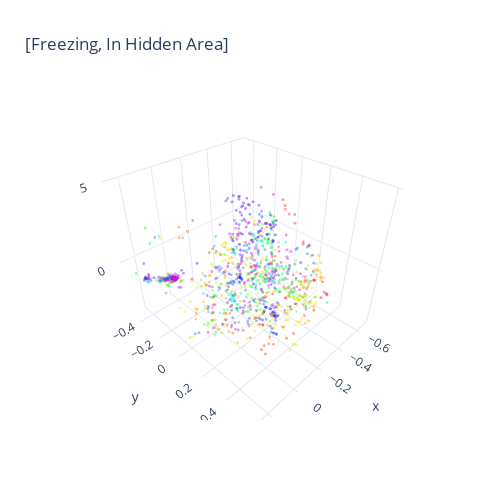

This figure's notebook cell:
### Code cell
# Visualized embedding
fig = cebra.integrations.plotly.plot_embedding_interactive(cebra_behavior_model_comb1_embedding,
                                                           embedding_labels = y_train.iloc[:, 1],
                                                           title = "[Freezing, In Hidden Area]",
                                                           cmap = "gist_rainbow")
fig.show()

### Figure 1 — Plotly figure (JSON) as saved in the notebook; plotly's stock layout.template omitted (floating-point values rounded to 4 significant figures; data arrays with more than 128 entries replaced by an {"elided": "..."} marker saying what was removed)
{"data": [{"marker": {"color": {"elided": "1398 float values"}, "colorscale": [[0, "rgb(255, 0, 40)"], [0.1, "rgb(255, 93, 0)"], [0.2, "rgb(255, 234, 0)"], [0.3, "rgb(140, 255, 0)"], [0.4, "rgb(0, 255, 0)"], [0.5, "rgb(0, 255, 139)"], [0.6, "rgb(0, 235, 255)"], [0.7, "rgb(0, 94, 255)"], [0.8, "rgb(41, 0, 255)"], [0.9, "rgb(182, 0, 255)"], [1, "rgb(255, 0, 191)"]], "opacity": 0.4, "size": 1}, "mode": "markers", "name": "0          0.471571\n3          3.530100\n6          6.567500\n7          7.579400\n8          8.592450\n           ...     \n1741    1763.342600\n1742    1764.355350\n1743    1765.366950\n1745    1767.391750\n1747    1769.430333\nName: Time, Length: 1398, dtype: float64", "type": "scatter3d", "x": {"elided": "1398 float values"}, "y": {"elided": "1398 float values"}, "z": {"elided": "1398 float values"}}], "layout": {"height": 500, "showlegend": false, "title": {"text": "[Freezing, In Hidden Area]"}, "width": 500}}
